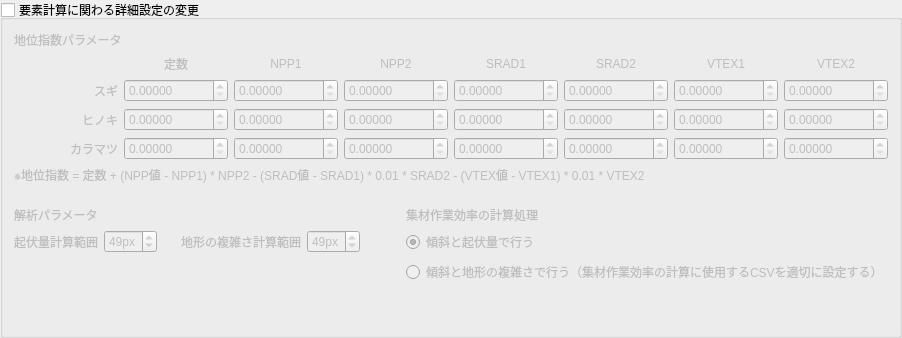
    <widget class="QGroupBox" name="groupBox_3">
     <property name="title">
      <string>要素計算に関わる詳細設定の変更</string>
     </property>
     <property name="checkable">
      <bool>true</bool>
     </property>
     <property name="checked">
      <bool>false</bool>
     </property>
     <layout class="QVBoxLayout" name="verticalLayout_9">
      <item>
       <widget class="QLabel" name="label_9">
        <property name="text">
         <string>地位指数パラメータ</string>
        </property>
       </widget>
      </item>
      <item>
       <layout class="QGridLayout" name="gridLayout">
        <item row="2" column="4">
         <widget class="QLabel" name="label_6">
          <property name="text">
           <string>SRAD1</string>
          </property>
          <property name="alignment">
           <set>Qt::AlignCenter</set>
          </property>
         </widget>
        </item>
        <item row="2" column="2">
         <widget class="QLabel" name="label_5">
          <property name="text">
           <string>NPP1</string>
          </property>
          <property name="alignment">
           <set>Qt::AlignCenter</set>
          </property>
         </widget>
        </item>
        <item row="5" column="0">
         <widget class="QLabel" name="label_2">
          <property name="text">
           <string>カラマツ</string>
          </property>
          <property name="alignment">
           <set>Qt::AlignRight|Qt::AlignTrailing|Qt::AlignVCenter</set>
          </property>
         </widget>
        </item>
        <item row="5" column="5">
         <widget class="QDoubleSpinBox" name="settingsSiteidxKaramatsuSrad2Spinbox">
          <property name="decimals">
           <number>5</number>
          </property>
          <property name="minimum">
           <double>0.000000000000000</double>
          </property>
          <property name="maximum">
           <double>9999.000000000000000</double>
          </property>
          <property name="singleStep">
           <double>0.100000000000000</double>
          </property>
         </widget>
        </item>
        <item row="5" column="3">
         <widget class="QDoubleSpinBox" name="settingsSiteidxKaramatsuNpp2Spinbox">
          <property name="decimals">
           <number>5</number>
          </property>
          <property name="minimum">
           <double>0.000000000000000</double>
          </property>
          <property name="maximum">
           <double>9999.000000000000000</double>
          </property>
          <property name="singleStep">
           <double>0.100000000000000</double>
          </property>
         </widget>
        </item>
        <item row="4" column="0">
         <widget class="QLabel" name="label_3">
          <property name="text">
           <string>ヒノキ</string>
          </property>
          <property name="alignment">
           <set>Qt::AlignRight|Qt::AlignTrailing|Qt::AlignVCenter</set>
          </property>
         </widget>
        </item>
        <item row="2" column="1">
         <widget class="QLabel" name="label_4">
          <property name="text">
           <string>定数</string>
          </property>
          <property name="alignment">
           <set>Qt::AlignCenter</set>
          </property>
         </widget>
        </item>
        <item row="2" column="7">
         <widget class="QLabel" name="label_20">
          <property name="text">
           <string>VTEX2</string>
          </property>
          <property name="alignment">
           <set>Qt::AlignCenter</set>
          </property>
         </widget>
        </item>
        <item row="3" column="0">
         <widget class="QLabel" name="label">
          <property name="text">
           <string>スギ</string>
          </property>
          <property name="alignment">
           <set>Qt::AlignRight|Qt::AlignTrailing|Qt::AlignVCenter</set>
          </property>
         </widget>
        </item>
        <item row="2" column="3">
         <widget class="QLabel" name="label_60">
          <property name="text">
           <string>NPP2</string>
          </property>
          <property name="alignment">
           <set>Qt::AlignCenter</set>
          </property>
         </widget>
        </item>
        <item row="3" column="7">
         <widget class="QDoubleSpinBox" name="settingsSiteidxSugiVtex2Spinbox">
          <property name="decimals">
           <number>5</number>
          </property>
          <property name="minimum">
           <double>0.000000000000000</double>
          </property>
          <property name="maximum">
           <double>9999.000000000000000</double>
          </property>
          <property name="singleStep">
           <double>0.100000000000000</double>
          </property>
         </widget>
        </item>
        <item row="4" column="1">
         <widget class="QDoubleSpinBox" name="settingsSiteidxHinokiBaseSpinbox">
          <property name="decimals">
           <number>5</number>
          </property>
          <property name="minimum">
           <double>0.000000000000000</double>
          </property>
          <property name="maximum">
           <double>9999.000000000000000</double>
          </property>
         </widget>
        </item>
        <item row="4" column="3">
         <widget class="QDoubleSpinBox" name="settingsSiteidxHinokiNpp2Spinbox">
          <property name="decimals">
           <number>5</number>
          </property>
          <property name="minimum">
           <double>0.000000000000000</double>
          </property>
          <property name="maximum">
           <double>9999.000000000000000</double>
          </property>
          <property name="singleStep">
           <double>0.100000000000000</double>
          </property>
         </widget>
        </item>
        <item row="2" column="5">
         <widget class="QLabel" name="label_19">
          <property name="text">
           <string>SRAD2</string>
          </property>
          <property name="alignment">
           <set>Qt::AlignCenter</set>
          </property>
         </widget>
        </item>
        <item row="5" column="7">
         <widget class="QDoubleSpinBox" name="settingsSiteidxKaramatsuVtex2Spinbox">
          <property name="decimals">
           <number>5</number>
          </property>
          <property name="minimum">
           <double>0.000000000000000</double>
          </property>
          <property name="maximum">
           <double>9999.000000000000000</double>
          </property>
          <property name="singleStep">
           <double>0.100000000000000</double>
          </property>
         </widget>
        </item>
        <item row="3" column="3">
         <widget class="QDoubleSpinBox" name="settingsSiteidxSugiNpp2Spinbox">
          <property name="decimals">
           <number>5</number>
          </property>
          <property name="minimum">
           <double>0.000000000000000</double>
          </property>
          <property name="maximum">
           <double>9999.000000000000000</double>
          </property>
          <property name="singleStep">
           <double>0.100000000000000</double>
          </property>
         </widget>
        </item>
        <item row="4" column="5">
         <widget class="QDoubleSpinBox" name="settingsSiteidxHinokiSrad2Spinbox">
          <property name="decimals">
           <number>5</number>
          </property>
          <property name="minimum">
           <double>0.000000000000000</double>
          </property>
          <property name="maximum">
           <double>9999.000000000000000</double>
          </property>
          <property name="singleStep">
           <double>0.100000000000000</double>
          </property>
         </widget>
        </item>
        <item row="3" column="1">
         <widget class="QDoubleSpinBox" name="settingsSiteidxSugiBaseSpinbox">
          <property name="decimals">
           <number>5</number>
          </property>
          <property name="minimum">
           <double>0.000000000000000</double>
          </property>
          <property name="maximum">
           <double>9999.000000000000000</double>
          </property>
         </widget>
        </item>
        <item row="5" column="1">
         <widget class="QDoubleSpinBox" name="settingsSiteidxKaramatsuBaseSpinbox">
          <property name="decimals">
           <number>5</number>
          </property>
          <property name="minimum">
           <double>0.000000000000000</double>
          </property>
          <property name="maximum">
           <double>9999.000000000000000</double>
          </property>
         </widget>
        </item>
        <item row="4" column="7">
         <widget class="QDoubleSpinBox" name="settingsSiteidxHinokiVtex2Spinbox">
          <property name="decimals">
           <number>5</number>
          </property>
          <property name="minimum">
           <double>0.000000000000000</double>
          </property>
          <property name="maximum">
           <double>9999.000000000000000</double>
          </property>
          <property name="singleStep">
           <double>0.100000000000000</double>
          </property>
         </widget>
        </item>
        <item row="3" column="5">
         <widget class="QDoubleSpinBox" name="settingsSiteidxSugiSrad2Spinbox">
          <property name="decimals">
           <number>5</number>
          </property>
          <property name="minimum">
           <double>0.000000000000000</double>
          </property>
          <property name="maximum">
           <double>9999.000000000000000</double>
          </property>
          <property name="singleStep">
           <double>0.100000000000000</double>
          </property>
         </widget>
        </item>
        <item row="2" column="6">
         <widget class="QLabel" name="label_7">
          <property name="text">
           <string>VTEX1</string>
          </property>
          <property name="alignment">
           <set>Qt::AlignCenter</set>
          </property>
         </widget>
        </item>
        <item row="3" column="2">
         <widget class="QDoubleSpinBox" name="settingsSiteidxSugiNpp1Spinbox">
          <property name="decimals">
           <number>5</number>
          </property>
          <property name="minimum">
           <double>0.000000000000000</double>
          </property>
          <property name="maximum">
           <double>9999.000000000000000</double>
          </property>
         </widget>
        </item>
        <item row="4" column="2">
         <widget class="QDoubleSpinBox" name="settingsSiteidxHinokiNpp1Spinbox">
          <property name="decimals">
           <number>5</number>
          </property>
          <property name="minimum">
           <double>0.000000000000000</double>
          </property>
          <property name="maximum">
           <double>9999.000000000000000</double>
          </property>
         </widget>
        </item>
        <item row="5" column="2">
         <widget class="QDoubleSpinBox" name="settingsSiteidxKaramatsuNpp1Spinbox">
          <property name="decimals">
           <number>5</number>
          </property>
          <property name="minimum">
           <double>0.000000000000000</double>
          </property>
          <property name="maximum">
           <double>9999.000000000000000</double>
          </property>
         </widget>
        </item>
        <item row="3" column="4">
         <widget class="QDoubleSpinBox" name="settingsSiteidxSugiSrad1Spinbox">
          <property name="decimals">
           <number>5</number>
          </property>
          <property name="minimum">
           <double>0.000000000000000</double>
          </property>
          <property name="maximum">
           <double>9999.000000000000000</double>
          </property>
         </widget>
        </item>
        <item row="4" column="4">
         <widget class="QDoubleSpinBox" name="settingsSiteidxHinokiSrad1Spinbox">
          <property name="decimals">
           <number>5</number>
          </property>
          <property name="minimum">
           <double>0.000000000000000</double>
          </property>
          <property name="maximum">
           <double>9999.000000000000000</double>
          </property>
         </widget>
        </item>
        <item row="5" column="4">
         <widget class="QDoubleSpinBox" name="settingsSiteidxKaramatsuSrad1Spinbox">
          <property name="decimals">
           <number>5</number>
          </property>
          <property name="minimum">
           <double>0.000000000000000</double>
          </property>
          <property name="maximum">
           <double>9999.000000000000000</double>
          </property>
         </widget>
        </item>
        <item row="3" column="6">
         <widget class="QDoubleSpinBox" name="settingsSiteidxSugiVtex1Spinbox">
          <property name="decimals">
           <number>5</number>
          </property>
          <property name="minimum">
           <double>0.000000000000000</double>
          </property>
          <property name="maximum">
           <double>9999.000000000000000</double>
          </property>
         </widget>
        </item>
        <item row="4" column="6">
         <widget class="QDoubleSpinBox" name="settingsSiteidxHinokiVtex1Spinbox">
          <property name="decimals">
           <number>5</number>
          </property>
          <property name="minimum">
           <double>0.000000000000000</double>
          </property>
          <property name="maximum">
           <double>9999.000000000000000</double>
          </property>
         </widget>
        </item>
        <item row="5" column="6">
         <widget class="QDoubleSpinBox" name="settingsSiteidxKaramatsuVtex1Spinbox">
          <property name="decimals">
           <number>5</number>
          </property>
          <property name="minimum">
           <double>0.000000000000000</double>
          </property>
          <property name="maximum">
           <double>9999.000000000000000</double>
          </property>
         </widget>
        </item>
       </layout>
      </item>
      <item>
       <widget class="QLabel" name="label_8">
        <property name="text">
         <string>※地位指数 = 定数 + (NPP値 - NPP1) * NPP2 - (SRAD値 - SRAD1) * 0.01 * SRAD2 - (VTEX値 - VTEX1) * 0.01 * VTEX2</string>
        </property>
        <property name="indent">
         <number>-1</number>
        </property>
       </widget>
      </item>
      <item>
       <spacer name="verticalSpacer">
        <property name="orientation">
         <enum>Qt::Vertical</enum>
        </property>
        <property name="sizeType">
         <enum>QSizePolicy::Fixed</enum>
        </property>
        <property name="sizeHint" stdset="0">
         <size>
          <width>20</width>
          <height>16</height>
         </size>
        </property>
       </spacer>
      </item>
      <item>
       <layout class="QGridLayout" name="gridLayout_2">
        <item row="1" column="0">
         <widget class="QLabel" name="label_11">
          <property name="text">
           <string>起伏量計算範囲</string>
          </property>
         </widget>
        </item>
        <item row="1" column="2">
         <spacer name="horizontalSpacer_3">
          <property name="orientation">
           <enum>Qt::Horizontal</enum>
          </property>
          <property name="sizeType">
           <enum>QSizePolicy::Fixed</enum>
          </property>
          <property name="sizeHint" stdset="0">
           <size>
            <width>12</width>
            <height>20</height>
           </size>
          </property>
         </spacer>
        </item>
        <item row="1" column="4">
         <widget class="QSpinBox" name="settingsShcSpinbox">
          <property name="suffix">
           <string>px</string>
          </property>
          <property name="minimum">
           <number>1</number>
          </property>
          <property name="singleStep">
           <number>2</number>
          </property>
          <property name="value">
           <number>49</number>
          </property>
         </widget>
        </item>
        <item row="1" column="3">
         <widget class="QLabel" name="label_13">
          <property name="text">
           <string>地形の複雑さ計算範囲</string>
          </property>
         </widget>
        </item>
        <item row="1" column="1">
         <widget class="QSpinBox" name="settingsRuggednessSpinbox">
          <property name="suffix">
           <string>px</string>
          </property>
          <property name="minimum">
           <number>1</number>
          </property>
          <property name="singleStep">
           <number>2</number>
          </property>
          <property name="value">
           <number>49</number>
          </property>
         </widget>
        </item>
        <item row="1" column="5">
         <spacer name="horizontalSpacer_2">
          <property name="orientation">
           <enum>Qt::Horizontal</enum>
          </property>
          <property name="sizeHint" stdset="0">
           <size>
            <width>40</width>
            <height>20</height>
           </size>
          </property>
         </spacer>
        </item>
        <item row="1" column="6">
         <widget class="QRadioButton" name="costAlgoRuggednessRadio">
          <property name="text">
           <string>傾斜と起伏量で行う</string>
          </property>
          <property name="checked">
           <bool>true</bool>
          </property>
         </widget>
        </item>
        <item row="0" column="0" colspan="5">
         <widget class="QLabel" name="label_10">
          <property name="text">
           <string>解析パラメータ</string>
          </property>
         </widget>
        </item>
        <item row="0" column="6">
         <widget class="QLabel" name="label_15">
          <property name="text">
           <string>集材作業効率の計算処理</string>
          </property>
         </widget>
        </item>
        <item row="2" column="6">
         <widget class="QRadioButton" name="costAlgoShcRadio">
          <property name="text">
           <string>傾斜と地形の複雑さで行う（集材作業効率の計算に使用するCSVを適切に設定する）</string>
          </property>
          <property name="checked">
           <bool>false</bool>
          </property>
         </widget>
        </item>
       </layout>
      </item>
      <item>
       <spacer name="verticalSpacer_5">
        <property name="orientation">
         <enum>Qt::Vertical</enum>
        </property>
        <property name="sizeHint" stdset="0">
         <size>
          <width>20</width>
          <height>40</height>
         </size>
        </property>
       </spacer>
      </item>
     </layout>
    </widget>
